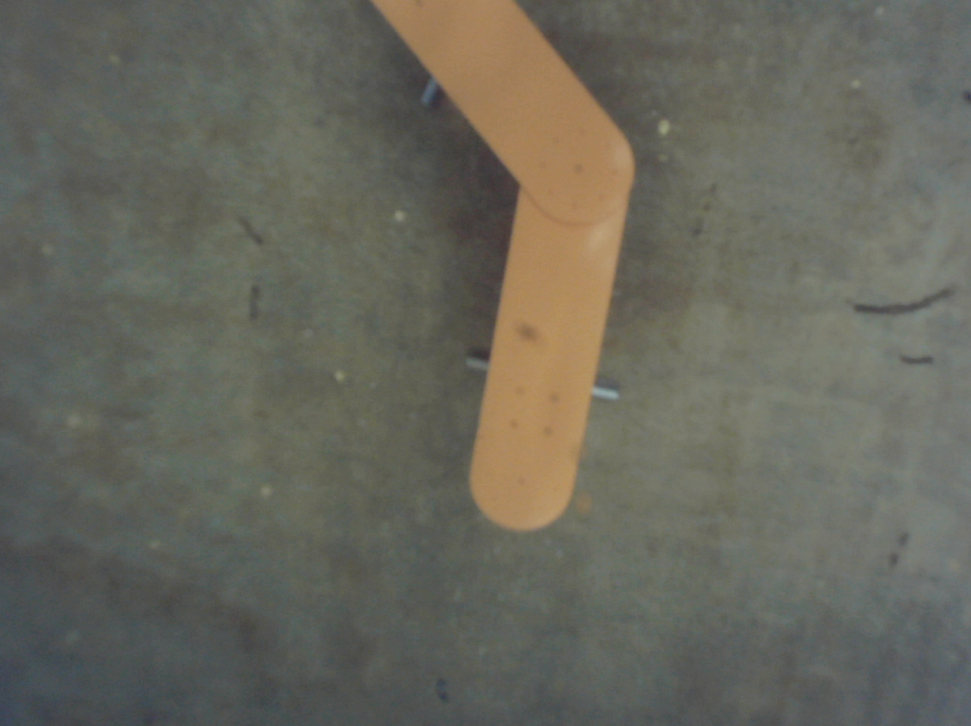
#> input picture path_following/scripts/data/path_bendy_almost_full.png, 971 x 726 px, shrunk from 1230 x 920 before the run
$ python -i image_extraction.py   (imports and definitions only)
#> lines starting #> are read from the running program, lines starting #| are printed output that depends on the picture; after the words box and inside, x2 and y2 are one past the last pixel; in counts of white or black regions, pixels touching at a corner belong together
#> further down, picture is the input picture: shape (726, 971, 3); mean B, G, R 92.5, 103.1, 103.8
#!/usr/bin/env python

import numpy as np
import matplotlib.pyplot as plt
import cv2 as cv


class Image_extraction():
    """Extracting various useful data from images. Class made to compare different methods of approach.
    Preprocessing can be done with functions from ImageFeatureProcessing"""

    def __init__(self):
        pass

    #Default values for variuos functions, not recommended
    # Houghlines
    threshold1 = 100
    threshold2 = 200

    resolution = 1
    theta = np.pi / 180
    threshold = 50
    minlength = 200
    maxLineGap = 40

    #Colours
    min_intensity = 150
    upper_bgr = [255,255,255]


    # [99 lines left out: functions get_histogram, get_HSV_histogram, apply_HoughlinesP, contours_from_colors, drawline, YellowEdgesHSV, not called in this run]


    def  EdgesHSV_adapting(self, img):
        # Convert the image to HSV color space
        hsv_img = cv.cvtColor(img, cv.COLOR_BGR2HSV)
#> hsv_img: shape (726, 971, 3); mean H, S, V 44.8, 31.5, 106.7

        # Extract the hue channel from the HSV image
        hue_channel = hsv_img[:, :, 0]
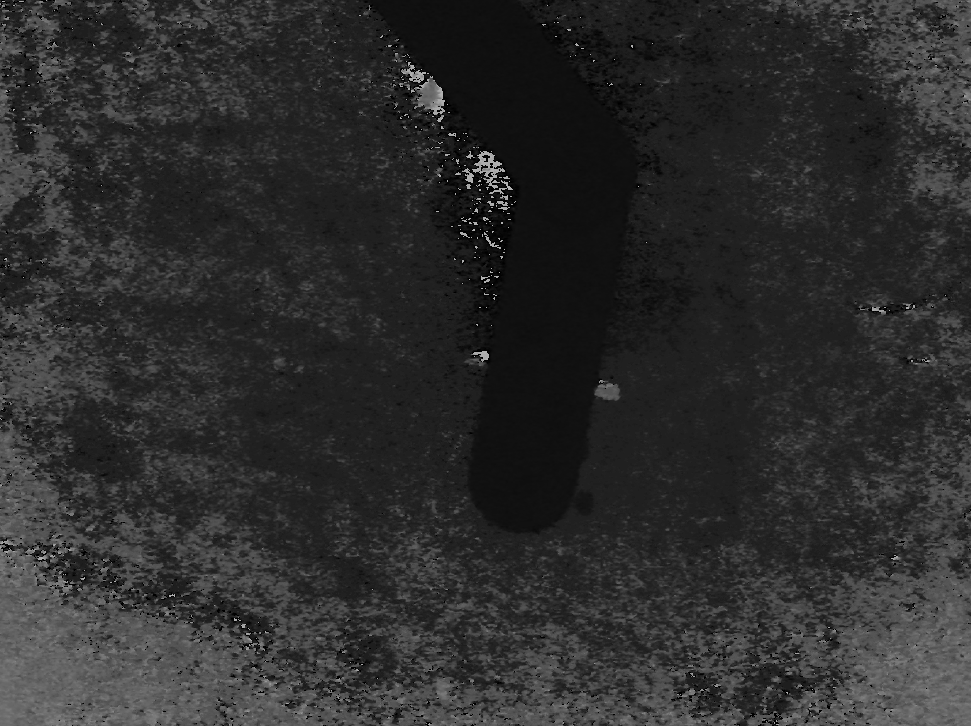
#> hue_channel: shape (726, 971); min 0, max 179, mean 44.8

        # Compute the gradient of the hue channel
        sobelx = cv.Sobel(hue_channel, cv.CV_64F, 1, 0, ksize=5)
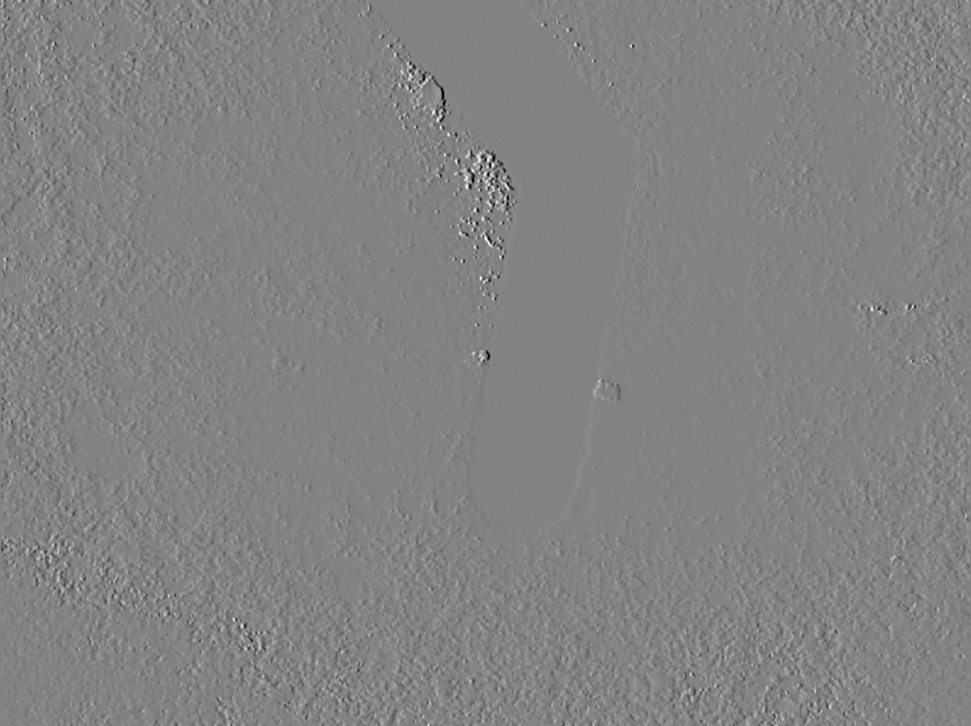
#> sobelx: shape (726, 971) float64; min -8295, max 7849, mean -1.3; drawn with min black and max white
        sobely = cv.Sobel(hue_channel, cv.CV_64F, 0, 1, ksize=5)
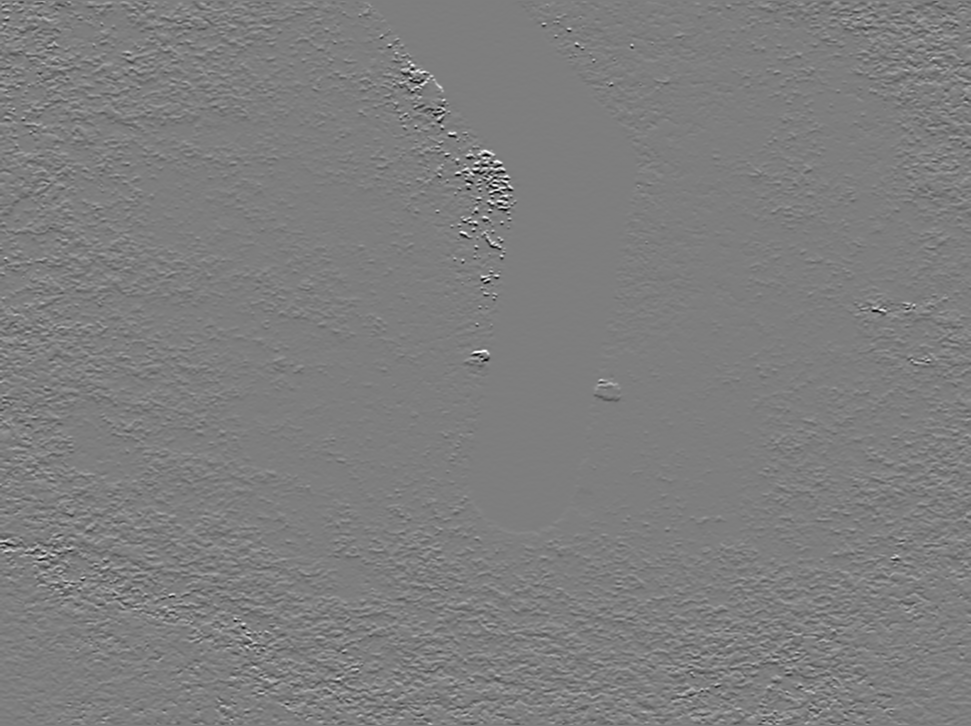
#> sobely: shape (726, 971) float64; min -8181, max 8346, mean 7.5; drawn with min black and max white
        grad = cv.magnitude(sobelx, sobely)
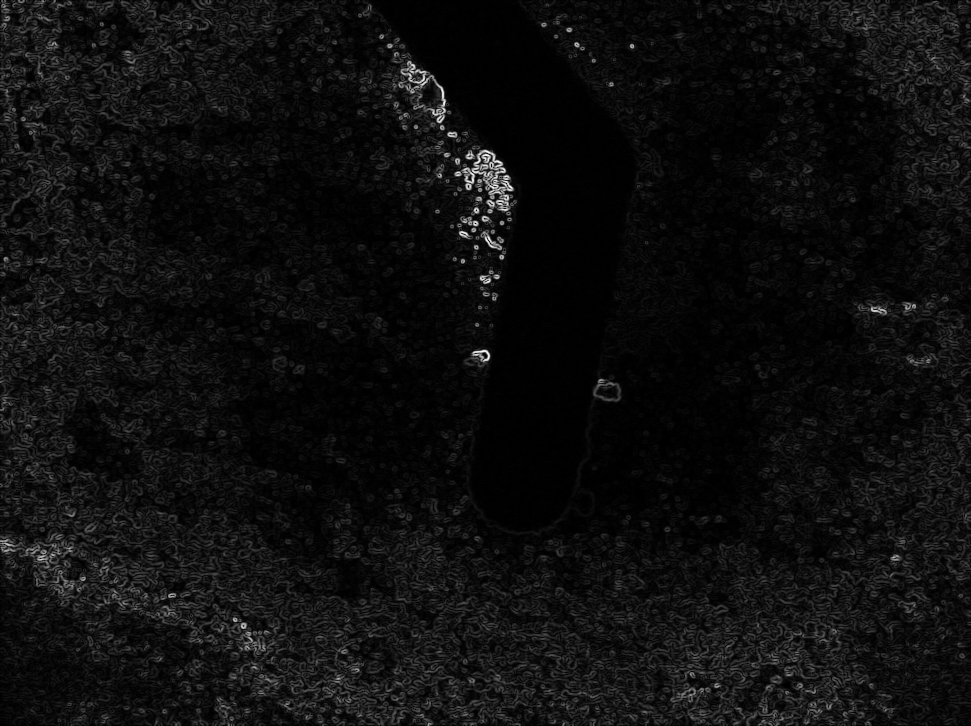
#> grad: shape (726, 971) float64; min 0, max 8897, mean 519.7; drawn with min black and max white

        # Apply thresholding to highlight the edges
        thresh = cv.threshold(grad, 50, 255, cv.THRESH_BINARY)[1]
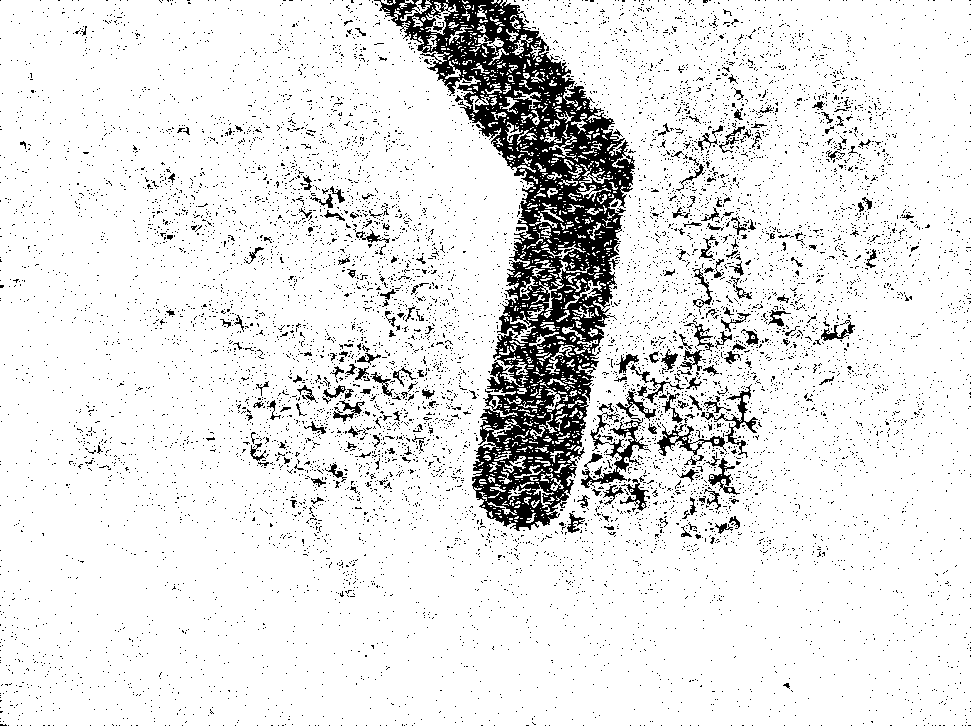
#> thresh: shape (726, 971) float64; 89.6% white; 9830 black regions (9610 under 20 px), largest, box (x1, y1, x2, y2) and area: (374, 0, 635, 531) 40740, (581, 412, 651, 488) 1239, (701, 384, 758, 458) 597
        return thresh


    # [15 lines left out: function onlyYellow, not called in this run]

>>> import cv2
>>> picture = cv2.imread('data/path_bendy_almost_full.png')
>>> result = Image_extraction().EdgesHSV_adapting(picture)

$ run again, on path_following/scripts/data/path_bendy_smol.png
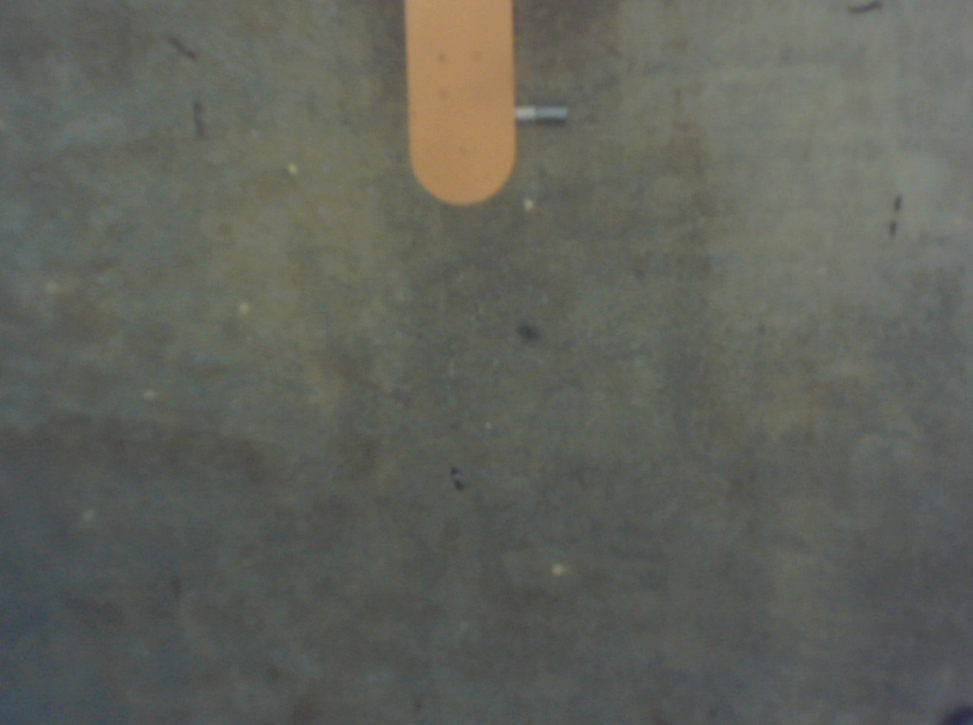
#> input picture path_following/scripts/data/path_bendy_smol.png, 973 x 725 px, shrunk from 1235 x 920 before the run
#> picture is the input picture: shape (725, 973, 3); mean B, G, R 90.4, 98.2, 96.1
#> hsv_img: shape (725, 973, 3); mean H, S, V 51, 24.7, 99.6
#> in EdgesHSV_adapting, `grad = cv.magnitude(sobelx, sobely)`:
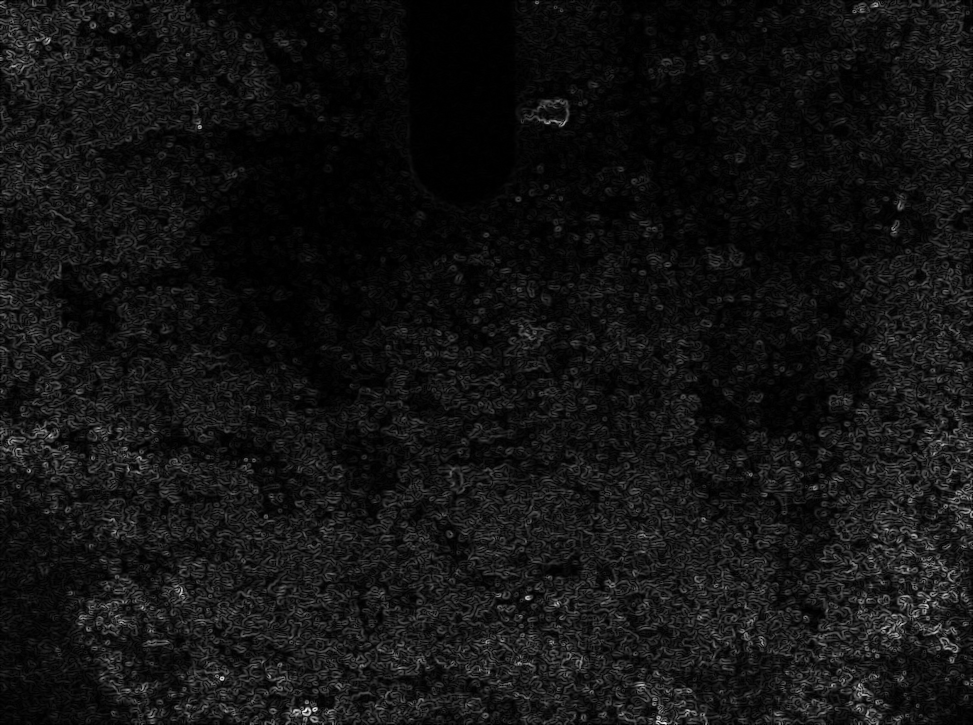
#> grad: shape (725, 973) float64; min 0, max 8046.8, mean 609.5; drawn with min black and max white
#> in EdgesHSV_adapting, `thresh = cv.threshold(grad, 50, 255, cv.THRESH_BINARY)[1]`:
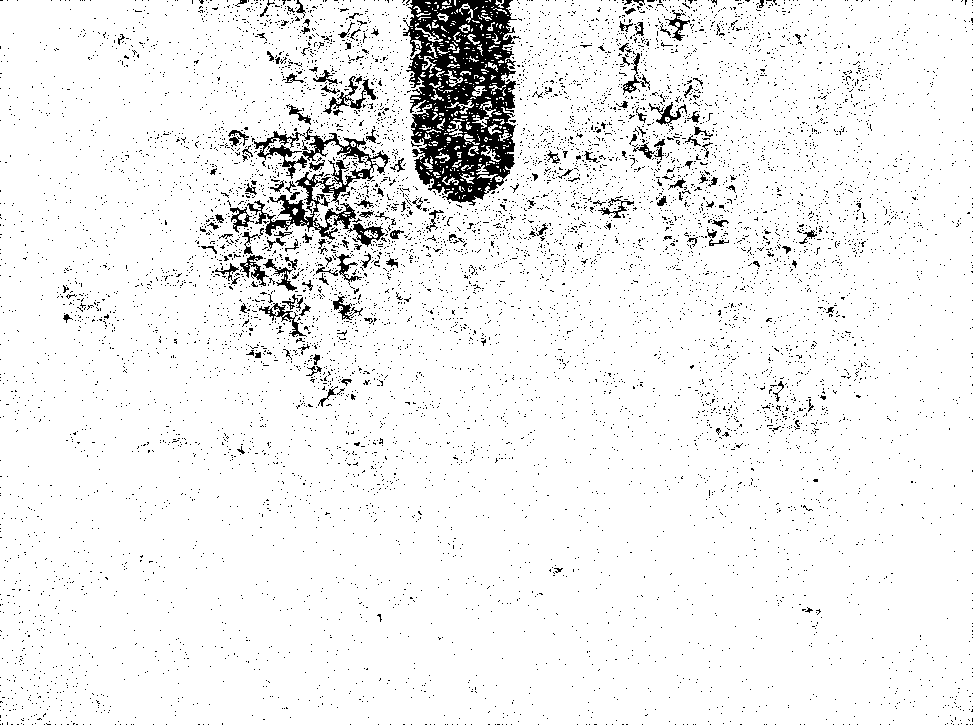
#> thresh: shape (725, 973) float64; 93.9% white; 8776 black regions (8624 under 20 px), largest, box (x1, y1, x2, y2) and area: (403, 0, 521, 206) 14321, (247, 127, 390, 240) 3798, (323, 76, 376, 114) 450
